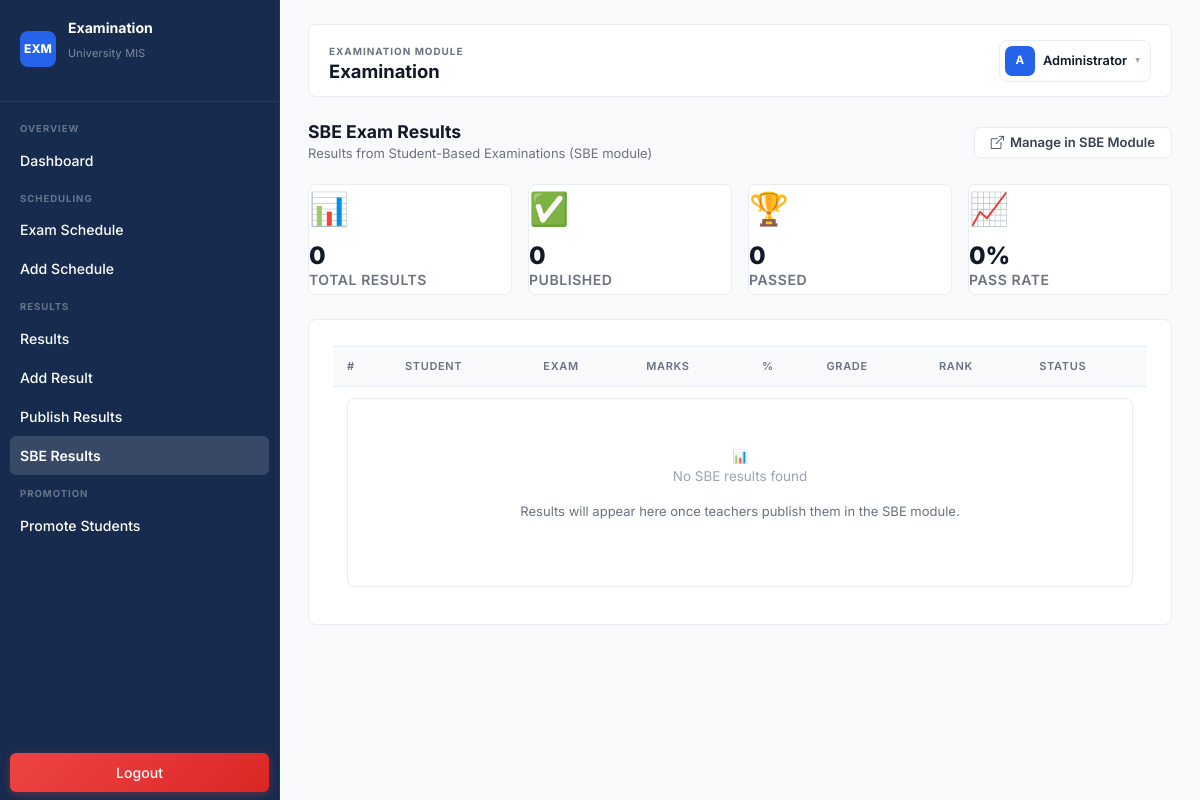
The app's page /examination/sbe-results/index.php (signed in), older data.
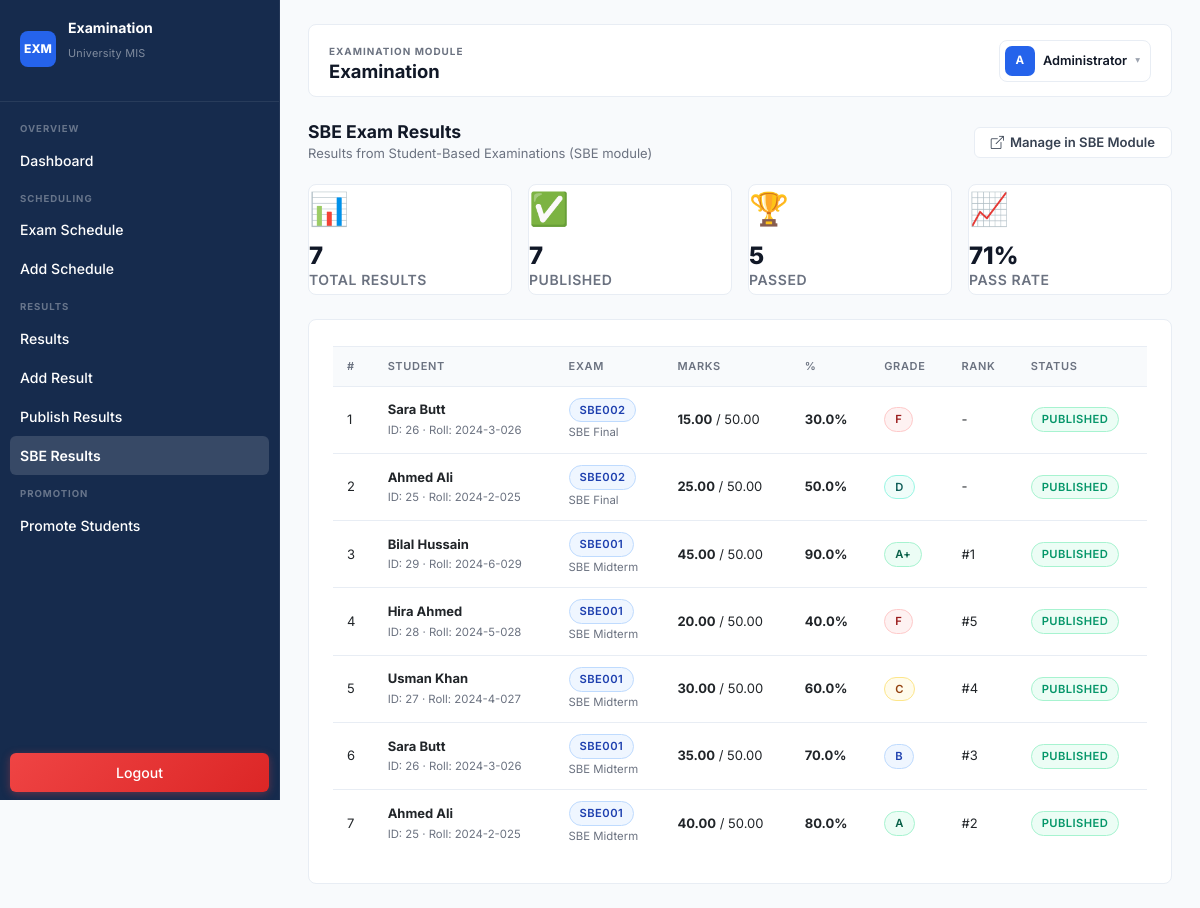
The same page, newer data.
### tables this page shows
CREATE TABLE `sbe_exam_results` (
  `exam_result_id` int(11) NOT NULL,
  `student_exam_id` int(11) NOT NULL,
  `exam_id` int(11) NOT NULL,
  `student_id` int(11) NOT NULL,
  `obtained_marks` decimal(6,2) NOT NULL,
  `total_marks` decimal(6,2) NOT NULL,
  `percentage` decimal(5,2) NOT NULL,
  `pass_fail_status` enum('Pass','Fail') NOT NULL,
  `rank_position` int(11) DEFAULT NULL,
  `remarks` varchar(255) DEFAULT NULL,
  `status` enum('Draft','Published','Archived') NOT NULL DEFAULT 'Draft',
  `published_at` datetime DEFAULT NULL,
  `created_at` timestamp NOT NULL DEFAULT current_timestamp()
);

CREATE TABLE `students` (
  `student_id` int(11) NOT NULL,
  `application_id` int(11) NOT NULL,
  `roll_no` varchar(30) DEFAULT NULL,
  `full_name` varchar(150) NOT NULL,
  `father_name` varchar(150) NOT NULL,
  `cnic_or_bform` varchar(20) DEFAULT NULL,
  `dob` date DEFAULT NULL,
  `gender` enum('Male','Female','Other') DEFAULT NULL,
  `contact_no` varchar(20) DEFAULT NULL,
  `email` varchar(150) DEFAULT NULL,
  `address` varchar(255) DEFAULT NULL,
  `program_id` int(11) NOT NULL,
  `admission_session_id` int(11) NOT NULL,
  `current_session_id` int(11) NOT NULL,
  `current_semester_id` int(11) NOT NULL,
  `section_id` int(11) DEFAULT NULL,
  `batch_year` smallint(6) NOT NULL,
  `admission_date` date NOT NULL,
  `status` enum('Active','Freeze','Graduated','Dropped','Suspended') NOT NULL DEFAULT 'Active',
  `created_at` timestamp NOT NULL DEFAULT current_timestamp(),
  `updated_at` timestamp NOT NULL DEFAULT current_timestamp() ON UPDATE current_timestamp(),
  `user_id` int(11) DEFAULT NULL,
  `semester` int(11) DEFAULT 1
);

CREATE TABLE `sbe_exams` (
  `exam_id` int(11) NOT NULL,
  `exam_code` varchar(30) NOT NULL,
  `course_id` int(11) NOT NULL,
  `teacher_id` int(11) NOT NULL,
  `title` varchar(150) NOT NULL,
  `exam_type` enum('Quiz','Mid','Final','Practice','Assignment Test') NOT NULL,
  `instructions` text DEFAULT NULL,
  `duration_minutes` smallint(6) NOT NULL,
  `total_questions` smallint(6) NOT NULL,
  `total_marks` decimal(6,2) NOT NULL,
  `passing_marks` decimal(6,2) NOT NULL,
  `selection_mode` enum('Manual','Random') NOT NULL DEFAULT 'Manual',
  `negative_marking` decimal(4,2) NOT NULL DEFAULT 0.00,
  `shuffle_questions` tinyint(1) NOT NULL DEFAULT 0,
  `shuffle_options` tinyint(1) NOT NULL DEFAULT 0,
  `allow_review` tinyint(1) NOT NULL DEFAULT 1,
  `status` enum('Draft','Published','Closed','Archived') NOT NULL DEFAULT 'Draft',
  `created_at` timestamp NOT NULL DEFAULT current_timestamp(),
  `updated_at` timestamp NOT NULL DEFAULT current_timestamp() ON UPDATE current_timestamp()
);

### examination/sbe-results/index.php (the view, shortened to what this page needs)
<?php
$db = db();
$results = $db->query("
    SELECT
        er.exam_result_id,
        er.obtained_marks,
        er.total_marks,
        er.percentage,
        er.pass_fail_status,
        er.rank_position,
        er.remarks,
        er.status,
        er.published_at,
        er.created_at,
        e.exam_code,
        e.title AS exam_title,
        s.full_name AS student_name,
        s.student_id,
        s.roll_no
    FROM sbe_exam_results er
    INNER JOIN sbe_exams e ON e.exam_id = er.exam_id
    INNER JOIN students s ON s.student_id = er.student_id
    ORDER BY er.exam_result_id DESC
")->fetchAll();
$stats = [
    'total' => count($results),
    'published' => 0,
    'pass' => 0,
    'fail' => 0,
];
foreach ($results as $r) {
    if ($r['status'] === 'Published') $stats['published']++;
    if ($r['pass_fail_status'] === 'Pass') $stats['pass']++;
    else $stats['fail']++;
}
$passRate = $stats['total'] > 0 ? round(($stats['pass'] / $stats['total']) * 100) : 0;
include '../includes/header.php';
?>
<div class="content-area" id="contentArea">
    <div class="page-header">
        <div class="page-header-left">
            <h4>SBE Exam Results</h4>
            <p style="color:var(--text-secondary);font-size:13px;margin:2px 0 0;">Results from Student-Based Examinations (SBE module)</p>
        </div>
        <div class="page-header-actions">
            <a href="<?= BASE_URL ?>modules/sbe/exam-results.php" class="btn btn-outline">
                <i class="bi bi-box-arrow-up-right"></i> Manage in SBE Module
            </a>
        </div>
    </div>
    <div style="display:grid;grid-template-columns:repeat(4,1fr);gap:16px;margin-bottom:24px;">
        <div class="stat-card">
            <div class="stat-icon stat-card-primary">&#128202;</div>
            <div class="stat-number"><?= $stats['total'] ?></div>
            <div class="stat-label">Total Results</div>
        </div>
        <div class="stat-card">
            <div class="stat-icon stat-card-success">&#9989;</div>
            <div class="stat-number"><?= $stats['published'] ?></div>
            <div class="stat-label">Published</div>
        </div>
        <div class="stat-card">
            <div class="stat-icon stat-card-success">&#127942;</div>
            <div class="stat-number"><?= $stats['pass'] ?></div>
            <div class="stat-label">Passed</div>
        </div>
        <div class="stat-card">
            <div class="stat-icon stat-card-warning">&#128200;</div>
            <div class="stat-number"><?= $passRate ?>%</div>
            <div class="stat-label">Pass Rate</div>
        </div>
    </div>
    <div class="card">
        <div class="card-content">
            <div class="table-responsive">
                <table class="data-table">
                    <thead>
                        <tr>
                            <th>#</th>
                            <th>Student</th>
                            <th>Exam</th>
                            <th>Marks</th>
                            <th>%</th>
                            <th>Grade</th>
                            <th>Rank</th>
                            <th>Status</th>
                        </tr>
                    </thead>
                    <tbody>
                        <?php if (empty($results)): ?>
                            <tr>
                                <td colspan="8">
                                    <div class="empty-state">
                                        <div class="empty-state-icon">&#128202;</div>
                                        <p class="empty-state-text">No SBE results found</p>
                                        <p style="color:var(--text-secondary);font-size:13px;">Results will appear here once teachers publish them in the SBE module.</p>
                                    </div>
                                </td>
                            </tr>
                        <?php else: ?>
                            <?php $counter = 1; ?>
                            <?php foreach ($results as $r): ?>
                                <tr>
                                    <td><?= $counter++ ?></td>
                                    <td>
                                        <strong><?= htmlspecialchars($r['student_name']) ?></strong><br>
                                        <small style="color:var(--text-secondary);">ID: <?= $r['student_id'] ?><?= $r['roll_no'] ? ' &middot; Roll: ' . htmlspecialchars($r['roll_no']) : '' ?></small>
                                    </td>
                                    <td>
                                        <span class="status-badge badge-exam-quiz"><?= htmlspecialchars($r['exam_code']) ?></span><br>
                                        <small style="color:var(--text-secondary);"><?= htmlspecialchars(mb_strimwidth($r['exam_title'], 0, 30, '...')) ?></small>
                                    </td>
                                    <td><strong><?= number_format((float) $r['obtained_marks'], 2) ?></strong> / <?= number_format((float) $r['total_marks'], 2) ?></td>
                                    <td><strong><?= number_format((float) $r['percentage'], 1) ?>%</strong></td>
                                    <td>
                                        <?php
                                        $pct = (float) $r['percentage'];
                                        if ($pct >= 90) { $gc = 'A+'; $gs = 'background:var(--success-bg);color:#065f46;border:1px solid var(--success-border);'; }
                                        elseif ($pct >= 80) { $gc = 'A'; $gs = 'background:var(--success-bg);color:#065f46;border:1px solid var(--success-border);'; }
                                        elseif ($pct >= 70) { $gc = 'B'; $gs = 'background:var(--info-bg);color:#1e40af;border:1px solid var(--info-border);'; }
                                        elseif ($pct >= 60) { $gc = 'C'; $gs = 'background:var(--warning-bg);color:#92400e;border:1px solid var(--warning-border);'; }
                                        elseif ($pct >= 50) { $gc = 'D'; $gs = 'background:#F0FDFA;color:#115E59;border:1px solid #99F6E4;'; }
                                        else { $gc = 'F'; $gs = 'background:var(--danger-bg);color:#991b1b;border:1px solid var(--danger-border);'; }
                                        ?>
                                        <span class="status-badge" style="<?= $gs ?>"><?= $gc ?></span>
                                    </td>
                                    <td><?= $r['rank_position'] ? '#' . $r['rank_position'] : '-' ?></td>
                                    <td>
                                        <?php
                                        $isPublished = $r['status'] === 'Published';
                                        $statusStyle = $isPublished
                                            ? 'background:var(--success-bg);color:var(--success);border:1px solid var(--success-border);'
                                            : 'background:var(--warning-bg);color:var(--warning);border:1px solid var(--warning-border);';
                                        ?>
                                        <span class="status-badge" style="<?= $statusStyle ?>"><?= htmlspecialchars($r['status']) ?></span>
                                    </td>
                                </tr>
                            <?php endforeach; ?>
                        <?php endif; ?>
                    </tbody>
                </table>
            </div>
        </div>
    </div>
</div>
<?php include '../includes/footer.php'; ?>

### examination/includes/header.php (shortened to what this page needs)
<?php
$pageTitle = $pageTitle ?? 'Examination';
$currentPage = basename($_SERVER['PHP_SELF']);
$currentDir = basename(dirname($_SERVER['PHP_SELF']));
$userName = $_SESSION['full_name'] ?? 'User';
$userInitial = strtoupper(substr($userName, 0, 1));
?>
<!doctype html>
<html lang="en">
<head>
    <link href="https://cdn.jsdelivr.net/npm/bootstrap@5.3.0/dist/css/bootstrap.min.css" rel="stylesheet">
    <link href="https://cdn.jsdelivr.net/npm/bootstrap-icons@1.11.0/font/bootstrap-icons.css" rel="stylesheet">
    <link rel="stylesheet" href="<?= BASE_URL ?>modules/lms/public/assets/style.css?v=<?= filemtime($_SERVER['DOCUMENT_ROOT'] . '/uni-mis-project/modules/lms/public/assets/style.css') ?>">
</head>
<body>
<div class="app-shell">
    <aside class="sidebar" id="sidebar">
        <a href="<?= BASE_URL ?>examination/dashboard.php" class="brand">
            <div class="brand-mark">EXM</div>
            <div>
                <h1>Examination</h1>
                <p>University MIS</p>
            </div>
        </a>
        <nav class="nav">
            <span class="nav-section-label">Overview</span>
            <a class="<?= $currentPage === 'dashboard.php' ? 'active' : '' ?>" href="<?= BASE_URL ?>examination/dashboard.php">
                <span class="nav-icon">&#127968;</span> Dashboard
            </a>
            <span class="nav-section-label">Scheduling</span>
            <a class="<?= $currentDir === 'schedule' && $currentPage === 'index.php' ? 'active' : '' ?>" href="<?= BASE_URL ?>examination/schedule/index.php">
                <span class="nav-icon">&#128197;</span> Exam Schedule
            </a>
            <a class="<?= $currentDir === 'schedule' && $currentPage === 'add.php' ? 'active' : '' ?>" href="<?= BASE_URL ?>examination/schedule/add.php">
                <span class="nav-icon">&#10133;</span> Add Schedule
            </a>
            <span class="nav-section-label">Results</span>
            <a class="<?= $currentDir === 'results' && $currentPage === 'index.php' ? 'active' : '' ?>" href="<?= BASE_URL ?>examination/results/index.php">
                <span class="nav-icon">&#128202;</span> Results
            </a>
            <a class="<?= $currentDir === 'results' && $currentPage === 'add.php' ? 'active' : '' ?>" href="<?= BASE_URL ?>examination/results/add.php">
                <span class="nav-icon">&#10133;</span> Add Result
            </a>
            <a class="<?= $currentDir === 'results' && $currentPage === 'publish.php' ? 'active' : '' ?>" href="<?= BASE_URL ?>examination/results/publish.php">
                <span class="nav-icon">&#9729;</span> Publish Results
            </a>
            <a class="<?= $currentDir === 'sbe-results' ? 'active' : '' ?>" href="<?= BASE_URL ?>examination/sbe-results/index.php">
                <span class="nav-icon">&#128221;</span> SBE Results
            </a>
            <span class="nav-section-label">Promotion</span>
            <a class="<?= $currentDir === 'promote' ? 'active' : '' ?>" href="<?= BASE_URL ?>examination/promote/promote.php">
                <span class="nav-icon">&#11014;</span> Promote Students
            </a>
            <div class="spacer"></div>
            <a href="<?= BASE_URL ?>modules/sso/logout.php" class="sidebar-logout-btn">
                Logout
            </a>
        </nav>
    </aside>
    <main class="content">
        <div class="topbar">
            <div>
                <span class="eyebrow">Examination Module</span>
                <h2><?= htmlspecialchars($pageTitle) ?></h2>
            </div>
            <div class="topbar-actions">
                <div class="topbar-user-dropdown">
                    <button class="topbar-user-btn">
                        <span class="topbar-user-avatar"><?= htmlspecialchars($userInitial) ?></span>
                        <span class="topbar-user-name"><?= htmlspecialchars($userName) ?></span>
                        <span class="topbar-chevron">&#9662;</span>
                    </button>
                </div>
            </div>
        </div>

### examination/includes/footer.php (shortened to what this page needs)
    </main>
</div>
</body>
</html>

### examination/includes/header.php (style rules this page uses)
.content-area { padding: 0; margin: 0; }
.badge-exam-quiz { background: var(--info-bg); color: #1e40af; border: 1px solid var(--info-border); }
.stat-card { border: 1px solid var(--border); border-radius: var(--radius); background: var(--panel); }
.stat-card .stat-icon { font-size: 2rem; margin-bottom: 10px; }
.stat-card .stat-number { font-size: 1.5rem; font-weight: 800; color: var(--text-strong); }
.stat-card .stat-label { color: var(--text-secondary); font-size: 14px; }
.card { border: 1px solid var(--border); border-radius: var(--radius); background: var(--panel); box-shadow: none; }

Row changes from the older to the newer data that the page shows:
added sbe_exam_results: student.full_name "Sara Butt", student.student_id "26", student.roll_no "2024-3-026", exam.exam_code "SBE002", exam.title "SBE Final", obtained_marks "15.00", total_marks "50.00", percentage "30.0", percentage "F", status "PUBLISHED"
added sbe_exam_results: student.full_name "Ahmed Ali", student.student_id "25", student.roll_no "2024-2-025", exam.exam_code "SBE002", exam.title "SBE Final", obtained_marks "25.00", total_marks "50.00", percentage "50.0", percentage "D", status "PUBLISHED"
added sbe_exam_results: student.full_name "Bilal Hussain", student.student_id "29", student.roll_no "2024-6-029", exam.exam_code "SBE001", exam.title "SBE Midterm", obtained_marks "45.00", total_marks "50.00", percentage "90.0", percentage "A+", rank_position "1", status "PUBLISHED"
added sbe_exam_results: student.full_name "Hira Ahmed", student.student_id "28", student.roll_no "2024-5-028", exam.exam_code "SBE001", exam.title "SBE Midterm", obtained_marks "20.00", total_marks "50.00", percentage "40.0", percentage "F", rank_position "5", status "PUBLISHED"
added sbe_exam_results: student.full_name "Usman Khan", student.student_id "27", student.roll_no "2024-4-027", exam.exam_code "SBE001", exam.title "SBE Midterm", obtained_marks "30.00", total_marks "50.00", percentage "60.0", percentage "C", rank_position "4", status "PUBLISHED"
added sbe_exam_results: student.full_name "Sara Butt", student.student_id "26", student.roll_no "2024-3-026", exam.exam_code "SBE001", exam.title "SBE Midterm", obtained_marks "35.00", total_marks "50.00", percentage "70.0", percentage "B", rank_position "3", status "PUBLISHED"
added sbe_exam_results: student.full_name "Ahmed Ali", student.student_id "25", student.roll_no "2024-2-025", exam.exam_code "SBE001", exam.title "SBE Midterm", obtained_marks "40.00", total_marks "50.00", percentage "80.0", percentage "A", rank_position "2", status "PUBLISHED"
Text that changed along with them:
$stats['total']: "0" → "7"
$stats['published']: "0" → "7"
$stats['pass']: "0" → "5"
$passRate: "0" → "71"
text no longer shown: "📊 No SBE results found Results will appear here once teachers publish them in the SBE module."
